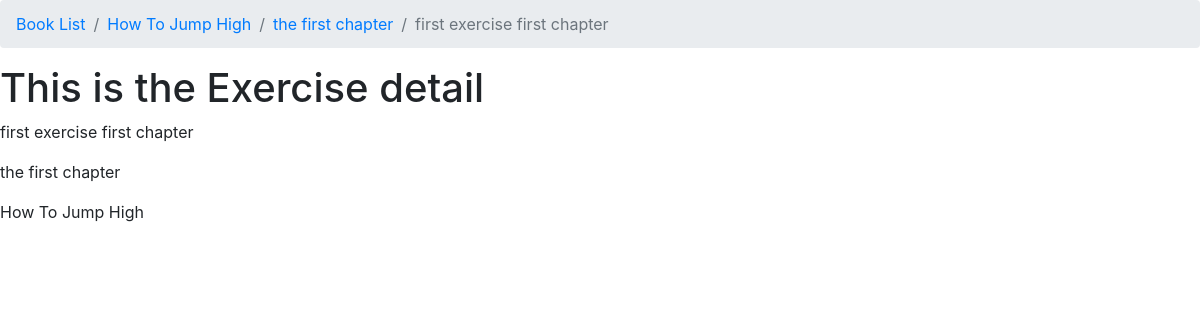
Screenshot of /htjp/1/1 with the database file from the repository.
### books/models.py (models this page shows, shortened)
class Exercise(models.Model):
    chapter = models.ForeignKey(Chapter, on_delete=models.CASCADE)
    exercise_number = models.IntegerField()
    page_number = models.IntegerField()
    title = models.CharField( max_length=100)
    def __str__(self):
        return self.title

class Chapter(models.Model):
    book = models.ForeignKey(Book, on_delete=models.CASCADE)
    chapter_number = models.IntegerField()
    title = models.CharField( max_length=100)

class Book(models.Model):
    author = models.ManyToManyField(Author)
    title = models.CharField( max_length=100)
    publication_date= models.DateTimeField()
    isbn = models.CharField( max_length=16)
    slug = models.SlugField()
    cover = models.ImageField()
    price = models.FloatField()
    def get_absolute_url(self):
        return reverse("books:book-detail", kwargs={"slug": self.slug})

### books/views.py (the view)
# urls.py: path('<book_slug>/<chapter_number>/<exercise_number>', exercise_detail,name="exercise-detail"),
def exercise_detail(request,book_slug,chapter_number,exercise_number):
    exercise = Exercise.objects\
        .filter(chapter__book__slug=book_slug)\
        .filter(chapter__chapter_number=chapter_number)\
        .filter(exercise_number=exercise_number)
    if exercise.exists():
        context ={
            'exercise':exercise[0]
        }
        return render(request,"exercise_detail.html",context)
    return Http404

### templates/exercise_detail.html (shortened to what this page needs)
{% extends "base.html" %}
{% block breadcrumb %}
        <li class="breadcrumb-item " aria-current="page"><a href="{% url 'books:book-list' %}">Book List</a></li>
        <li class="breadcrumb-item " aria-current="page"><a href="{{exercise.chapter.book.get_absolute_url}}">{{exercise.chapter.book.title}}</a></li>
        <li class="breadcrumb-item " aria-current="page"><a href="{{chapter.book.get_absolute_url}}">{{exercise.chapter.title}}</a></li>
        <li class="breadcrumb-item active" aria-current="page">{{exercise}}</li>
{% endblock breadcrumb %}
{% block content %}
        <h1> This is the Exercise detail</h1>
        <p>{{exercise.title}}</p>
        <p>{{exercise.chapter.title}}</p>
        <p>{{exercise.chapter.book.title}}</p>
{% endblock content %}

### rows the page displays
Exercise: chapter.book "How To Jump High", chapter "the first chapter", title "first exercise first chapter"
